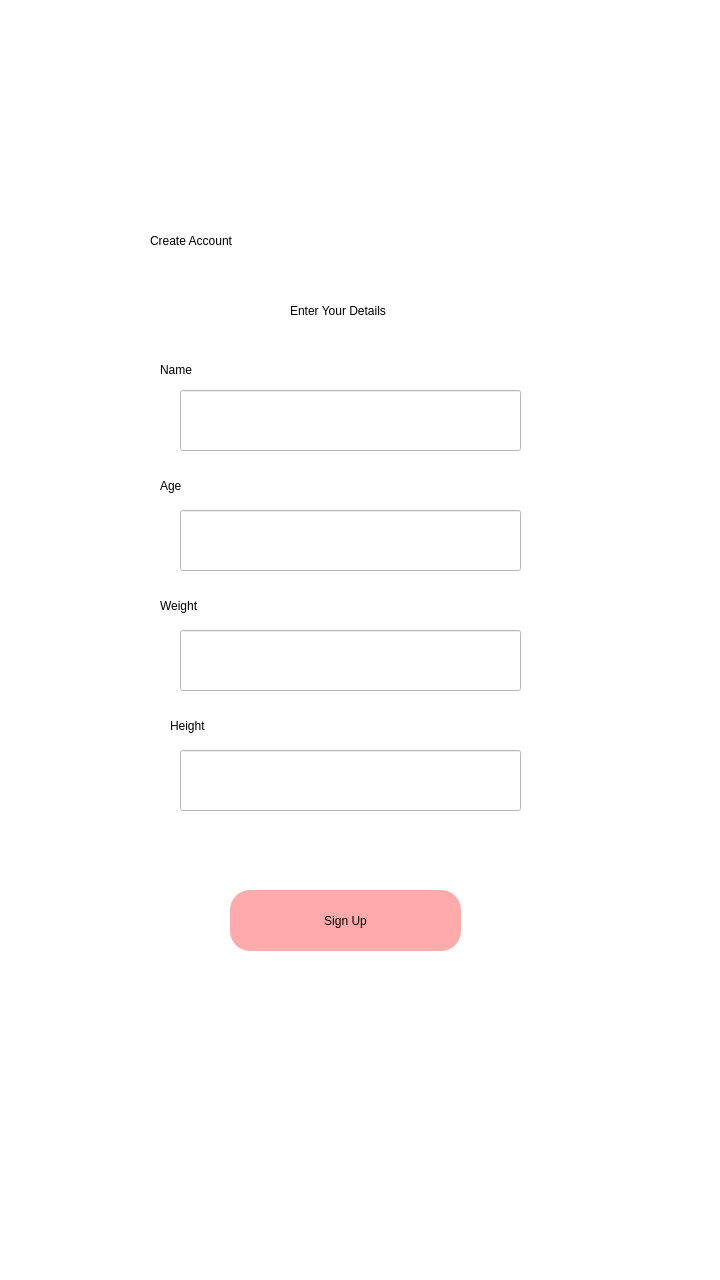
<?xml version="1.0" encoding="UTF-8"?>
<ui version="4.0">
 <class>Dialog</class>
 <widget class="QDialog" name="Dialog">
  <property name="geometry">
   <rect>
    <x>0</x>
    <y>0</y>
    <width>720</width>
    <height>1280</height>
   </rect>
  </property>
  <property name="windowTitle">
   <string>Dialog</string>
  </property>
  <widget class="QWidget" name="widget" native="true">
   <property name="geometry">
    <rect>
     <x>0</x>
     <y>0</y>
     <width>720</width>
     <height>1280</height>
    </rect>
   </property>
   <property name="styleSheet">
    <string notr="true">background-color: rgb(255, 255, 255);

</string>
   </property>
   <widget class="QLabel" name="label">
    <property name="geometry">
     <rect>
      <x>150</x>
      <y>190</y>
      <width>421</width>
      <height>101</height>
     </rect>
    </property>
    <property name="styleSheet">
     <string notr="true">color: rgb(0, 0, 0);
font: 36pt &quot;Monospace&quot;;
</string>
    </property>
    <property name="text">
     <string>Create Account</string>
    </property>
   </widget>
   <widget class="QLineEdit" name="Name">
    <property name="geometry">
     <rect>
      <x>180</x>
      <y>390</y>
      <width>341</width>
      <height>61</height>
     </rect>
    </property>
    <property name="styleSheet">
     <string notr="true">font: 12pt  &quot;MS Shell Dlg 2&quot;;</string>
    </property>
   </widget>
   <widget class="QLabel" name="label_2">
    <property name="geometry">
     <rect>
      <x>160</x>
      <y>360</y>
      <width>161</width>
      <height>20</height>
     </rect>
    </property>
    <property name="styleSheet">
     <string notr="true">color: rgb(0, 0, 0);
font: 15pt &quot;Monospace&quot;;
</string>
    </property>
    <property name="text">
     <string>Name</string>
    </property>
   </widget>
   <widget class="QLabel" name="label_3">
    <property name="geometry">
     <rect>
      <x>160</x>
      <y>470</y>
      <width>161</width>
      <height>31</height>
     </rect>
    </property>
    <property name="styleSheet">
     <string notr="true">color: rgb(0, 0, 0);
font: 15pt &quot;Monospace&quot;;
</string>
    </property>
    <property name="text">
     <string>Age</string>
    </property>
   </widget>
   <widget class="QPushButton" name="SignUp">
    <property name="geometry">
     <rect>
      <x>230</x>
      <y>890</y>
      <width>231</width>
      <height>61</height>
     </rect>
    </property>
    <property name="styleSheet">
     <string notr="true">color: rgb(0, 0, 0);
background-color: rgb(255, 171, 172);
border-radius:20px;
font: 16pt &quot;Monospace&quot;;</string>
    </property>
    <property name="text">
     <string>Sign Up</string>
    </property>
   </widget>
   <widget class="QLabel" name="label_4">
    <property name="geometry">
     <rect>
      <x>290</x>
      <y>290</y>
      <width>141</width>
      <height>41</height>
     </rect>
    </property>
    <property name="styleSheet">
     <string notr="true">color: rgb(0, 0, 0);
font: 10pt &quot;Monospace&quot;;
</string>
    </property>
    <property name="text">
     <string>Enter Your Details</string>
    </property>
   </widget>
   <widget class="QLineEdit" name="Age">
    <property name="geometry">
     <rect>
      <x>180</x>
      <y>510</y>
      <width>341</width>
      <height>61</height>
     </rect>
    </property>
    <property name="styleSheet">
     <string notr="true">font: 12pt  &quot;MS Shell Dlg 2&quot;;</string>
    </property>
   </widget>
   <widget class="QLabel" name="accountError">
    <property name="geometry">
     <rect>
      <x>170</x>
      <y>820</y>
      <width>421</width>
      <height>41</height>
     </rect>
    </property>
    <property name="styleSheet">
     <string notr="true">font: 12pt &quot;MS Shell Dlg 2&quot;;
color: rgb(255, 0, 0);</string>
    </property>
    <property name="text">
     <string/>
    </property>
   </widget>
   <widget class="QLineEdit" name="Weight">
    <property name="geometry">
     <rect>
      <x>180</x>
      <y>630</y>
      <width>341</width>
      <height>61</height>
     </rect>
    </property>
    <property name="styleSheet">
     <string notr="true">font: 12pt  &quot;MS Shell Dlg 2&quot;;</string>
    </property>
   </widget>
   <widget class="QLabel" name="label_5">
    <property name="geometry">
     <rect>
      <x>140</x>
      <y>750</y>
      <width>221</width>
      <height>20</height>
     </rect>
    </property>
    <property name="styleSheet">
     <string notr="true">color: rgb(0, 0, 0);
font: 15pt &quot;Monospace&quot;;
</string>
    </property>
    <property name="text">
     <string/>
    </property>
   </widget>
   <widget class="QLabel" name="label_6">
    <property name="geometry">
     <rect>
      <x>160</x>
      <y>590</y>
      <width>161</width>
      <height>31</height>
     </rect>
    </property>
    <property name="styleSheet">
     <string notr="true">color: rgb(0, 0, 0);
font: 15pt &quot;Monospace&quot;;
</string>
    </property>
    <property name="text">
     <string>Weight</string>
    </property>
   </widget>
   <widget class="QLabel" name="label_7">
    <property name="geometry">
     <rect>
      <x>170</x>
      <y>710</y>
      <width>161</width>
      <height>31</height>
     </rect>
    </property>
    <property name="styleSheet">
     <string notr="true">color: rgb(0, 0, 0);
font: 15pt &quot;Monospace&quot;;
</string>
    </property>
    <property name="text">
     <string>Height</string>
    </property>
   </widget>
   <widget class="QLineEdit" name="Height">
    <property name="geometry">
     <rect>
      <x>180</x>
      <y>750</y>
      <width>341</width>
      <height>61</height>
     </rect>
    </property>
    <property name="styleSheet">
     <string notr="true">font: 12pt  &quot;MS Shell Dlg 2&quot;;</string>
    </property>
   </widget>
  </widget>
 </widget>
 <resources/>
 <connections/>
</ui>
